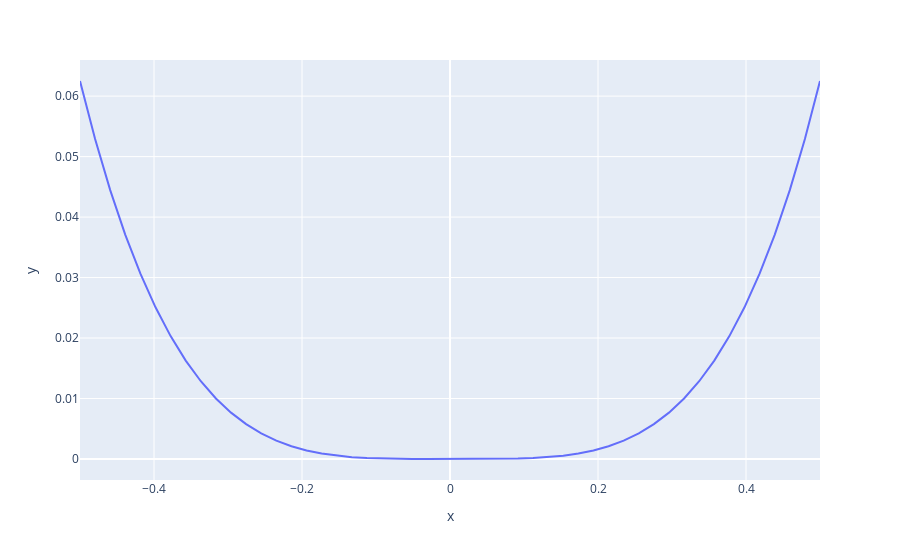

Here is the notebook cell this chart was saved with:
### Code cell
# plot the function x**4
x_four = lambda x: x**4

lin_space = np.linspace(-0.5, 0.5)

initial_fig = px.line(x=lin_space, y=x_four(lin_space))

initial_fig
